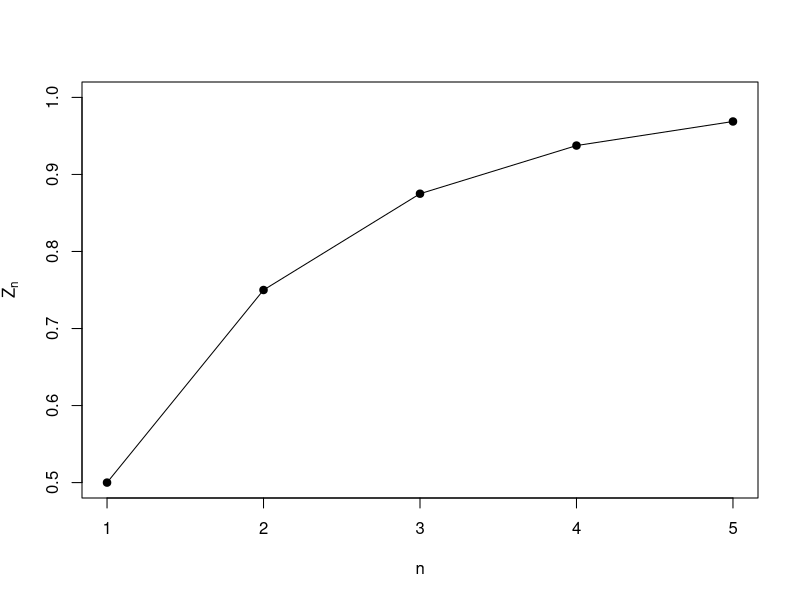
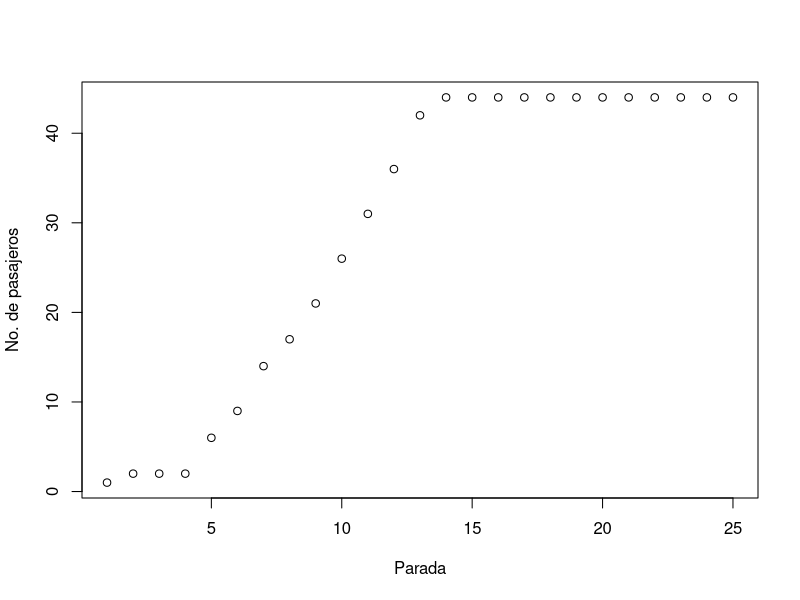
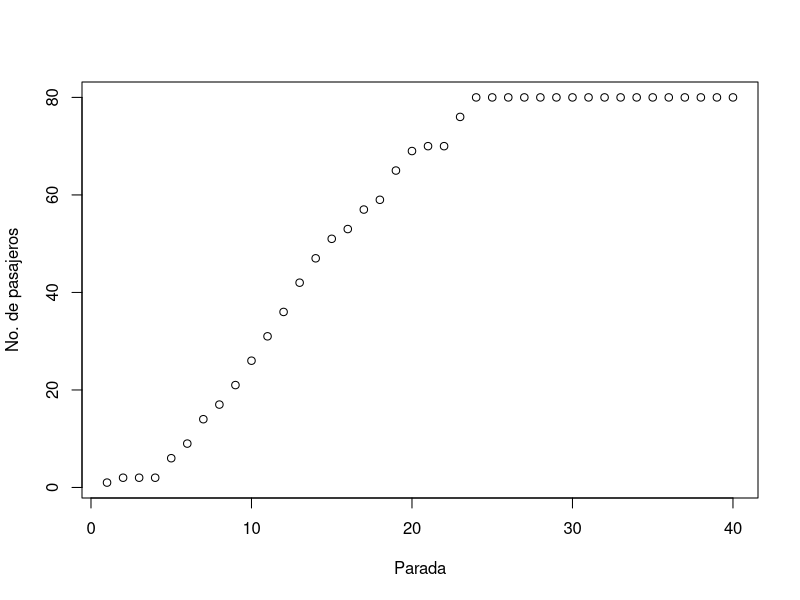
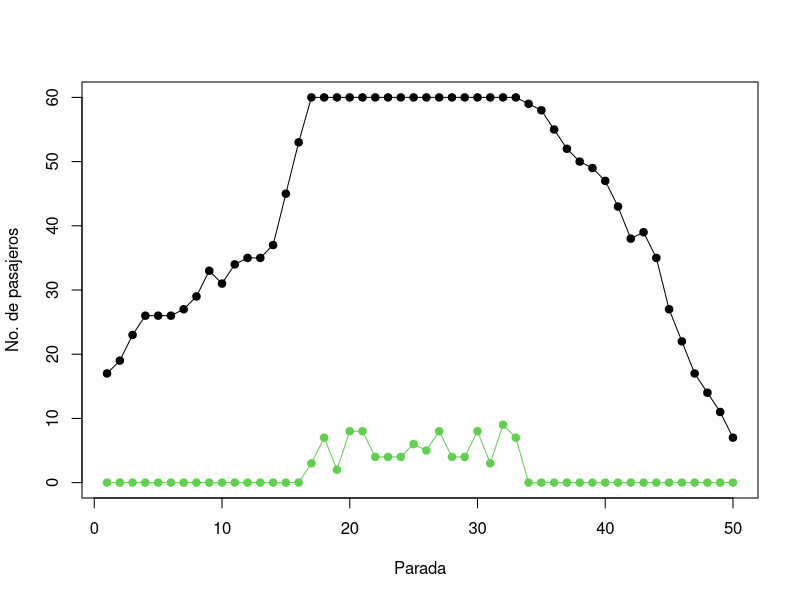
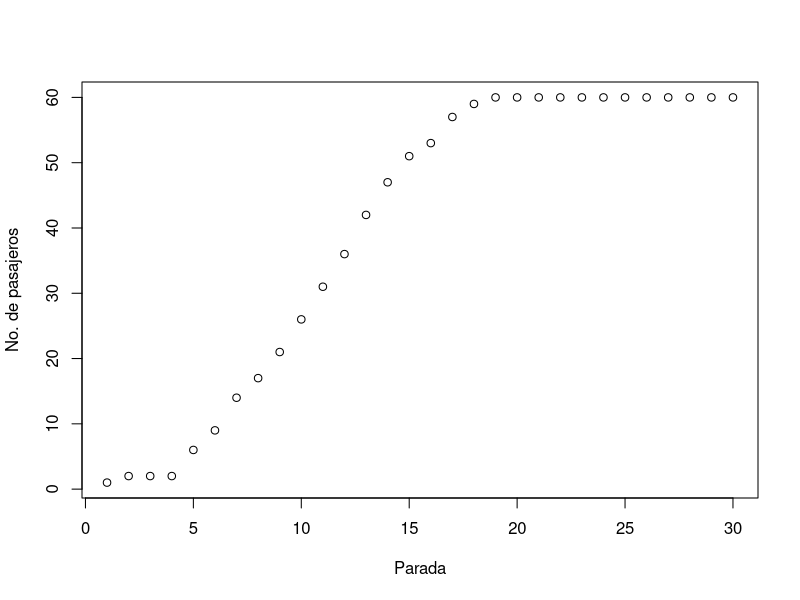

These figures' R source, in order:
## ---- chunk 1
# Generación de la matriz datos:
datos <- matrix(rpois(rpois(1, 125) * 15, 43), ncol = 15)
## ---- chunk 2
datos <- datos[1:5, 1:5]
datos[sample(25, 1)] <- 46 # Alguno > 45 al menos
datos
## ---- chunk 3
f <- function(x, u) sum(x > u)
out <- apply(datos, 1, function(x, a) sum(x > a), a = 45)
## ---- chunk 4
out
## ---- chunk 5
n <- 20 # El n puede ser cualquiera en verdad...
Zn <- sum(1 / (2 ^ (1:n)))
## ---- chunk 6
n <- 1
Zn <- sum(1 / (2 ^ (1:n)))
epsilon <- 5e-2
while (abs(1 - Zn) >= epsilon) {
  n <- n + 1
  Zn <- sum(1 / (2 ^ (1:n)))
  cat("n =", n, "- Zn =", Zn, "\n")
}
## ---- chunk 7
n <- 1
Zn <- sum(1 / (2 ^ (1:n)))
epsilon <- 5e-2
Z <- numeric(1e3)
Z[n] <- Zn
while (abs(1 - Zn) >= epsilon) {
  n <- n + 1
  Zn <- sum(1 / (2 ^ (1:n)))
  cat("n =", n, "- Zn =", Zn, "\n")
  Z[n] <- Zn
}
n
1 - Zn 
Z <- Z[1:n]
plot(Z, xlab = "n", ylab = expression(Z[n]), type = "o", pch = 19, ylim = c(0.5, 1))
## ---- chunk 8
set.seed(11)
paradas <- 25
pasajeros <- 0
registro <- numeric(paradas)
registro[1] <- pasajeros
for (i in 1:paradas) {
  pasajeros <- pasajeros + sample(0:6, 1)
  if (pasajeros >= 44) {
    registro[i:paradas] <- 44
    break
  }
  registro[i] <- pasajeros
}
## ---- chunk 9
plot(registro, xlab='Parada', ylab='No. de pasajeros')
## ---- chunk 10
bus <- function(paradas = 25, maximo = 44) {
  pasajeros <- 0
  registro <- numeric(paradas)
	registro[1] <- pasajeros
	for (i in 1:paradas) {
		pasajeros <- pasajeros + sample(0:6, 1)
		if (pasajeros >= maximo) {
			registro[i:paradas] <- maximo
			cat('Bus lleno!\n')
			break
		}
		registro[i] <- pasajeros
		cat('Parada', i, 'hay', pasajeros, 'pasajeros\n')
	}
	plot(registro, xlab='Parada', ylab='No. de pasajeros')
	registro
}
## ---- chunk 11
set.seed(11)
# Nro. de paradas = 40
# Máximo de pasajeros = 80
x <- bus(40, 80)
## ---- chunk 12
paradas <- 50
maximo  <- 60
pasajeros <- rpois(1, 10)
registro  <- numeric(paradas)
nosuben   <- numeric(paradas)
registro[1] <- pasajeros
for (i in 1:paradas) {

  # Bajan:
  if (i > 4) {
    if (i < 33) {
      pasajeros <- pasajeros - rpois(1, 2)
    } else {
      pasajeros <- pasajeros - rpois(1, 5)
    }
  }

  # Suben:
  if (i < 45) {
    if (15 <= i && i <= 35) {
      pasajeros <- pasajeros + rpois(1, 8)
    } else {
      pasajeros <- pasajeros + rpois(1, 3)
    }
  }

  # Límites:
  if (pasajeros > maximo) {
    nosuben[i] <- pasajeros - maximo
    pasajeros <- maximo
  }
  if (pasajeros < 0)
    pasajeros <- 0
  registro[i] <- pasajeros
  cat('Parada', i, 'hay', pasajeros, 'pasajeros\n')
}
plot(registro, type = "o", pch = 19, xlab='Parada', ylab='No. de pasajeros', ylim = c(0, max(registro)))
points(nosuben, type = "o", pch = 19, col = 3)
## ---- chunk 13
set.seed(11)
x <- bus(30, 60)
